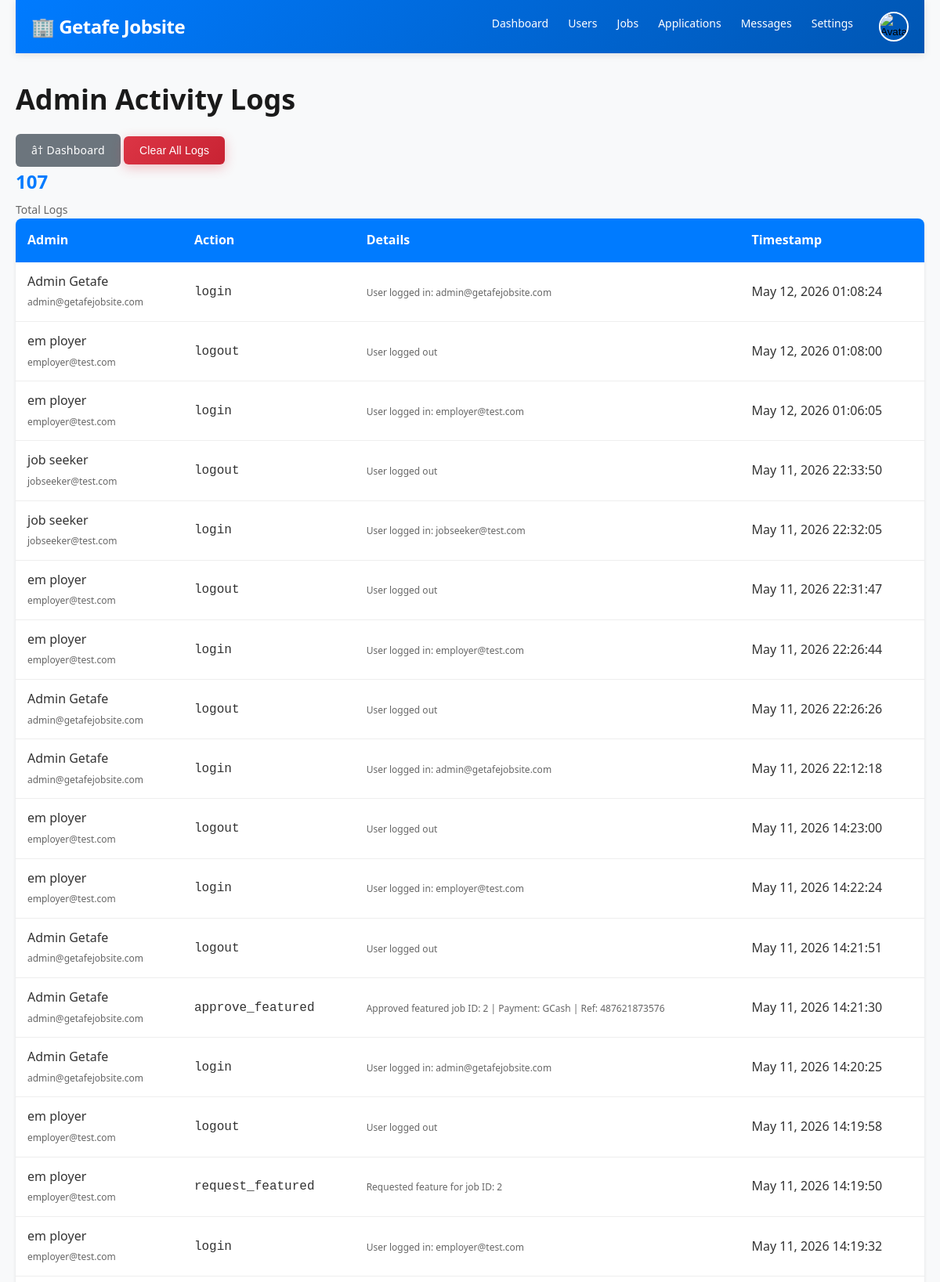
/public/admin/logs.php (signed in, upper part), run on the app's committed database.
### tables this page shows
CREATE TABLE `settings` (
  `id` int(11) NOT NULL AUTO_INCREMENT,
  `setting_key` varchar(100) DEFAULT NULL,
  `setting_value` longtext DEFAULT NULL,
  `created_at` timestamp NOT NULL DEFAULT current_timestamp(),
  `updated_at` timestamp NOT NULL DEFAULT current_timestamp() ON UPDATE current_timestamp(),
  PRIMARY KEY (`id`),
  UNIQUE KEY `setting_key` (`setting_key`)
);

CREATE TABLE `admin_logs` (
  `id` int(11) NOT NULL AUTO_INCREMENT,
  `admin_id` int(11) NOT NULL,
  `action` varchar(255) DEFAULT NULL,
  `details` text DEFAULT NULL,
  `created_at` timestamp NOT NULL DEFAULT current_timestamp(),
  PRIMARY KEY (`id`),
  KEY `admin_logs_ibfk_1` (`admin_id`),
  CONSTRAINT `admin_logs_ibfk_1` FOREIGN KEY (`admin_id`) REFERENCES `users` (`id`) ON DELETE CASCADE
);

CREATE TABLE `users` (
  `id` int(11) NOT NULL AUTO_INCREMENT,
  `first_name` varchar(100) NOT NULL,
  `last_name` varchar(100) NOT NULL,
  `email` varchar(100) NOT NULL,
  `password` varchar(255) NOT NULL,
  `user_type` enum('jobseeker','employer','admin') NOT NULL DEFAULT 'jobseeker',
  `phone` varchar(20) DEFAULT NULL,
  `location` varchar(255) DEFAULT 'Getafe, Bohol',
  `avatar` varchar(255) DEFAULT NULL,
  `bio` text DEFAULT NULL,
  `skills` varchar(500) DEFAULT NULL,
  `company` varchar(255) DEFAULT NULL,
  `company_info` text DEFAULT NULL,
  `company_website` varchar(255) DEFAULT NULL,
  `company_logo` varchar(255) DEFAULT NULL,
  `verified` tinyint(1) DEFAULT 0,
  `status` enum('active','inactive','banned') DEFAULT 'active',
  `created_at` timestamp NOT NULL DEFAULT current_timestamp(),
  `updated_at` timestamp NOT NULL DEFAULT current_timestamp() ON UPDATE current_timestamp(),
  PRIMARY KEY (`id`),
  UNIQUE KEY `email` (`email`),
  KEY `idx_email` (`email`),
  KEY `idx_user_type` (`user_type`)
);

### config/config.php (called while the page is built, shortened)
<?php
require_once __DIR__ . '/database.php';
function sanitize($data) {
    global $conn;
    return $conn->real_escape_string(htmlspecialchars(trim($data)));
}
function isLoggedIn() {
    return isset($_SESSION['user_id']) && !empty($_SESSION['user_id']);
}
function getUserType() {
    return $_SESSION['user_type'] ?? null;
}
function getSetting($key, $default = '') {
    global $conn;
    $key = sanitize($key);
    $result = $conn->query("SELECT setting_value FROM settings WHERE setting_key = '$key'");
    if ($result && $result->num_rows > 0) {
        $row = $result->fetch_assoc();
        return $row['setting_value'];
    }
    return $default;
}
?>

### public/admin/logs.php (the view, shortened to what this page needs)
<?php
require_once '../../config/config.php';
$page = (int)($_GET['page'] ?? 1);
$limit = 50;
$offset = ($page - 1) * $limit;
$count_result = $conn->query("SELECT COUNT(*) as count FROM admin_logs");
$total_logs = $count_result->fetch_assoc()['count'];
$sql = "SELECT l.*, u.first_name, u.last_name, u.email
        FROM admin_logs l
        LEFT JOIN users u ON l.admin_id = u.id
        ORDER BY l.created_at DESC
        LIMIT $limit OFFSET $offset";
$logs = $conn->query($sql);
require_once '../../includes/header.php';
?>
<div class="container">
    <?php require_once '../../includes/navbar.php'; ?>
    <div class="admin-panel">
        <div class="page-header">
            <h1>Admin Activity Logs</h1>
            <div>
                <a href="dashboard.php" class="btn btn-secondary">â† Dashboard</a>
                <form method="POST" style="display: inline;">
                    <button type="submit" class="btn btn-danger" onclick="return confirm('Clear all logs? This cannot be undone!');">Clear All Logs</button>
                </form>
            </div>
        </div>
        <div class="logs-stats">
            <div class="stat-box">
                <p class="stat-number"><?php echo $total_logs; ?></p>
                <p class="stat-label">Total Logs</p>
            </div>
        </div>
        <table class="admin-table">
            <thead>
                <tr>
                    <th>Admin</th>
                    <th>Action</th>
                    <th>Details</th>
                    <th>Timestamp</th>
                </tr>
            </thead>
            <tbody>
                <?php while ($log = $logs->fetch_assoc()): ?>
                    <tr>
                        <td>
                            <?php
                            if ($log['admin_id']) {
                                echo $log['first_name'] . ' ' . $log['last_name'];
                                echo '<br><small>' . $log['email'] . '</small>';
                            } else {
                                echo '<em>System</em>';
                            }
                            ?>
                        </td>
                        <td>
                            <code><?php echo $log['action']; ?></code>
                        </td>
                        <td>
                            <small><?php echo $log['details'] ?? '-'; ?></small>
                        </td>
                        <td>
                            <?php echo date('M d, Y H:i:s', strtotime($log['created_at'])); ?>
                        </td>
                    </tr>
                <?php endwhile; ?>
            </tbody>
        </table>
    </div>
</div>
</body>
</html>

### includes/navbar.php (shortened to what this page needs)
<?php
$user_type = getUserType();
$avatar = $_SESSION['avatar'] ?? '';
$avatar_src = !empty($avatar)
    ? (strpos($avatar, 'http') === 0 ? $avatar : BASE_URL . ltrim($avatar, '/'))
    : BASE_URL . 'assets/images/default-avatar.png';
?>
<nav class="navbar">
    <div class="nav-container">
        <div class="nav-logo">
            <a href="<?php echo BASE_URL; ?>">
                🏢 <?php echo getSetting('site_name', 'Getafe Jobsite'); ?>
            </a>
        </div>
        <div class="nav-menu" id="navMenu">
            <?php if (isLoggedIn()): ?>
                <?php if ($user_type === 'jobseeker'): ?>
                    <a href="<?php echo BASE_URL; ?>my-applications.php" class="nav-link">Applications</a>
                    <a href="<?php echo BASE_URL; ?>saved-jobs.php" class="nav-link">Saved Jobs</a>
                <?php elseif ($user_type === 'employer'): ?>
                    <a href="<?php echo BASE_URL; ?>post-job.php" class="nav-link">Post Job</a>
                    <a href="<?php echo BASE_URL; ?>my-jobs.php" class="nav-link">My Jobs</a>
                    <a href="<?php echo BASE_URL; ?>my-applications.php" class="nav-link">Applications</a>
                <?php elseif ($user_type === 'admin'): ?>
                    <a href="<?php echo BASE_URL; ?>admin/dashboard.php" class="nav-link">Dashboard</a>
                    <a href="<?php echo BASE_URL; ?>admin/manage-users.php" class="nav-link">Users</a>
                    <a href="<?php echo BASE_URL; ?>admin/manage-jobs.php" class="nav-link">Jobs</a>
                    <a href="<?php echo BASE_URL; ?>admin/manage-applications.php" class="nav-link">Applications</a>
                    <a href="<?php echo BASE_URL; ?>admin/manage-messages.php" class="nav-link">Messages</a>
                    <a href="<?php echo BASE_URL; ?>admin/settings.php" class="nav-link">Settings</a>
                <?php endif; ?>
                <div class="nav-user" id="navUserMenu">
                    <button type="button" class="avatar-btn" id="avatarBtn" aria-label="Open profile menu">
                        <img src="<?php echo htmlspecialchars($avatar_src, ENT_QUOTES, 'UTF-8'); ?>" alt="Avatar" class="avatar-small">
                    </button>
                </div>
            <?php else: ?>
                <a href="<?php echo BASE_URL; ?>login.php" class="btn btn-primary">Login</a>
                <a href="<?php echo BASE_URL; ?>register.php" class="btn btn-secondary">Register</a>
            <?php endif; ?>
        </div>
    </div>
</nav>

### css/style.css (style rules this page uses)
* { margin: 0; padding: 0; box-sizing: border-box; }
html { scroll-behavior: smooth; font-size: 16px; }
body { font-family: 'Segoe UI', Tahoma, Geneva, Verdana, sans-serif; background-color: #f8f9fa; color: #333; line-height: 1.6; }
.container { max-width: 1200px; margin: 0 auto; padding: 0 20px; }
h1, h2, h3, h4, h5, h6 { color: #1a1a1a; margin-bottom: 15px; font-weight: 600; }
h1 { font-size: 36px; }
p { margin-bottom: 10px; }
a { color: #007bff; text-decoration: none; transition: color 0.3s; }
small { font-size: 12px; color: #666; }
.navbar { background: linear-gradient(135deg, #007bff 0%, #0056b3 100%); padding: 15px 0; box-shadow: 0 2px 10px rgba(0, 0, 0, 0.1); position: sticky; top: 0; z-index: 1000; }
.navbar .nav-container { max-width: 1200px; margin: 0 auto; padding: 0 20px; display: flex; justify-content: space-between; align-items: center; }
.nav-logo a { color: white; text-decoration: none; font-size: 24px; font-weight: bold; display: flex; align-items: center; letter-spacing: -0.5px; }
.nav-menu { display: flex; list-style: none; gap: 25px; align-items: center; }
.nav-link { color: white; text-decoration: none; font-weight: 500; transition: color 0.3s, border-bottom 0.3s; padding-bottom: 5px; border-bottom: 2px solid transparent; }
.nav-user { position: relative; display: flex; align-items: center; gap: 10px; cursor: pointer; }
.avatar-small { width: 36px; height: 36px; border-radius: 50%; object-fit: cover; border: 2px solid white; transition: transform 0.3s; }
.nav-user { position: relative; cursor: pointer; }
.btn { display: inline-block; padding: 10px 20px; border: none; border-radius: 6px; cursor: pointer; font-size: 14px; transition: all 0.3s ease; text-decoration: none; text-align: center; font-weight: 500; letter-spacing: 0.5px; }
.btn-secondary { background-color: #6c757d; color: white; }
.btn-danger { background: linear-gradient(135deg, #dc3545 0%, #c82333 100%); color: white; box-shadow: 0 4px 15px rgba(220, 53, 69, 0.3); }
.stat-label { font-size: 12px; color: #666; margin: 5px 0 0 0; }
.stat-number { font-size: 32px; font-weight: bold; color: #007bff; margin-bottom: 10px; }
.stat-label { color: #666; font-size: 14px; }
.nav-user img, .nav-user { user-select: none; -webkit-user-drag: none; touch-action: manipulation; }
.btn { border-radius: 8px; font-weight: 600; letter-spacing: 0.2px; }
.btn-secondary { background: #6c757d; border-color: #6c757d; }
.btn-danger { background: #dc3545; border-color: #dc3545; }
.nav-menu { display: flex; align-items: center; gap: 14px; flex-wrap: wrap; }
.nav-link { white-space: nowrap; font-size: 14px; }
.nav-user { position: relative; margin-left: 6px; flex-shrink: 0; }
.avatar-small { width: 36px; height: 36px; border-radius: 50%; object-fit: cover; border: 2px solid rgba(255,255,255,0.9); cursor: pointer; }
.nav-user { position: relative !important; margin-left: 8px; flex-shrink: 0; display: flex; align-items: center; }
.avatar-btn { background: transparent; border: 0; padding: 0; cursor: pointer; display: flex; align-items: center; }
.avatar-small { width: 38px !important; height: 38px !important; border-radius: 50% !important; object-fit: cover !important; border: 2px solid rgba(255, 255, 255, 0.95) !important; display: block; pointer-events: none; }

### css/admin.css (style rules this page uses)
.stat-number { font-size: 24px; font-weight: bold; color: #007bff; margin: 0; }
.stat-label { color: #666; margin: 5px 0 0 0; }
.admin-panel { padding: 30px 0; }
.admin-table { width: 100%; background: white; border-collapse: collapse; border-radius: 8px; overflow: hidden; box-shadow: 0 2px 4px rgba(0,0,0,0.1); }
.admin-table thead { background-color: #007bff; color: white; }
.admin-table th { padding: 15px; text-align: left; font-weight: 600; }
.admin-table td { padding: 12px 15px; border-bottom: 1px solid #eee; }

### includes/navbar.php (style rules this page uses)
.nav-user { position: relative !important; display: flex !important; align-items: center !important; margin-left: 8px !important; }
.avatar-btn { border: 0 !important; background: transparent !important; padding: 0 !important; cursor: pointer !important; display: inline-flex !important; align-items: center !important; justify-content: center !important; }
.avatar-small { width: 38px !important; height: 38px !important; border-radius: 50% !important; object-fit: cover !important; border: 2px solid #ffffff !important; display: block !important; }

### data on the page
settings: setting_value "Getafe Jobsite"
admin_logs: admin.first_name "Admin", admin.last_name "Getafe", admin.email "admin@getafejobsite.com", action "login", details "User logged in: admin@getafejobsite.com", created_at "May 12, 2026 01:08:24"
admin_logs: admin.first_name "em", admin.last_name "ployer", admin.email "employer@test.com", action "logout", details "User logged out", created_at "May 12, 2026 01:08:00"
admin_logs: admin.first_name "em", admin.last_name "ployer", admin.email "employer@test.com", action "login", details "User logged in: employer@test.com", created_at "May 12, 2026 01:06:05"
admin_logs: admin.first_name "job", admin.last_name "seeker", admin.email "jobseeker@test.com", action "logout", details "User logged out", created_at "May 11, 2026 22:33:50"
admin_logs: admin.first_name "job", admin.last_name "seeker", admin.email "jobseeker@test.com", action "login", details "User logged in: jobseeker@test.com", created_at "May 11, 2026 22:32:05"
admin_logs: admin.first_name "em", admin.last_name "ployer", admin.email "employer@test.com", action "logout", details "User logged out", created_at "May 11, 2026 22:31:47"
admin_logs: admin.first_name "em", admin.last_name "ployer", admin.email "employer@test.com", action "login", details "User logged in: employer@test.com", created_at "May 11, 2026 22:26:44"
admin_logs: admin.first_name "Admin", admin.last_name "Getafe", admin.email "admin@getafejobsite.com", action "logout", details "User logged out", created_at "May 11, 2026 22:26:26"
admin_logs: admin.first_name "Admin", admin.last_name "Getafe", admin.email "admin@getafejobsite.com", action "login", details "User logged in: admin@getafejobsite.com", created_at "May 11, 2026 22:12:18"
admin_logs: admin.first_name "em", admin.last_name "ployer", admin.email "employer@test.com", action "logout", details "User logged out", created_at "May 11, 2026 14:23:00"
admin_logs: admin.first_name "em", admin.last_name "ployer", admin.email "employer@test.com", action "login", details "User logged in: employer@test.com", created_at "May 11, 2026 14:22:24"
admin_logs: admin.first_name "Admin", admin.last_name "Getafe", admin.email "admin@getafejobsite.com", action "logout", details "User logged out", created_at "May 11, 2026 14:21:51"
admin_logs: admin.first_name "Admin", admin.last_name "Getafe", admin.email "admin@getafejobsite.com", action "approve_featured", details "Approved featured job ID: 2 | Payment: GCash | Ref: 487621873576", created_at "May 11, 2026 14:21:30"
admin_logs: admin.first_name "Admin", admin.last_name "Getafe", admin.email "admin@getafejobsite.com", action "login", details "User logged in: admin@getafejobsite.com", created_at "May 11, 2026 14:20:25"
admin_logs: admin.first_name "em", admin.last_name "ployer", admin.email "employer@test.com", action "logout", details "User logged out", created_at "May 11, 2026 14:19:58"
admin_logs: admin.first_name "em", admin.last_name "ployer", admin.email "employer@test.com", action "request_featured", details "Requested feature for job ID: 2", created_at "May 11, 2026 14:19:50"
admin_logs: admin.first_name "em", admin.last_name "ployer", admin.email "employer@test.com", action "login", details "User logged in: employer@test.com", created_at "May 11, 2026 14:19:32"

### other printed values
$total_logs "107"
